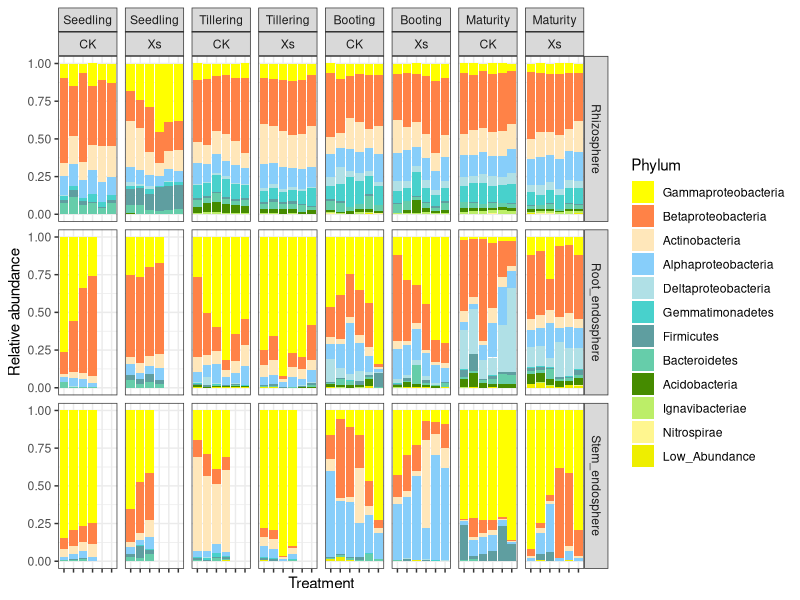

Recreate this plot in R.
# Result1, Figuer A, microbiomes compsition
# Author: Xing Wang
# Data: October 8th 2022
getwd()
rm(list=ls()) # clean enviroment object
library("reshape2", quietly=T, warn.conflicts=F)
library(ggalluvial)

# Set ggplot2 drawing parameter, such as axis line and text size, lengend and title size, and so on.
main_theme = theme(panel.background=element_blank(),
                   panel.grid=element_blank(),
                   axis.line.x=element_line(size=.5, colour="black"),
                   axis.line.y=element_line(size=.5, colour="black"),
                   axis.ticks=element_line(color="black"),
                   axis.text=element_text(color="black", size=7),
                   legend.position="right",
                   legend.background=element_blank(),
                   legend.key=element_blank(),
                   legend.text= element_text(size=7),
                   text=element_text(family="sans", size=10))

# Public file 1. "design.txt"  Design of experiment
design = read.table("design.txt", header=T, row.names= 1, sep="\t")

# Public file 2. "otu_table.txt"  raw reads count of each OTU in each sample
otu_table = read.delim("otu.txt", row.names= 1,  header=T, sep="\t")

# Public file 3. "rep_seqs_tax.txt"  taxonomy for each OTU, tab seperated
taxonomy = read.delim("tax.txt", row.names= 1,header=F, sep="\t")
colnames(taxonomy) = c("kingdom","phylum","class","order","family","genus")

# select p__Proteobacteria line
idx = taxonomy$phylum == "p__Proteobacteria"
taxonomy$full=as.character(taxonomy$phylum)
taxonomy[idx,]$full=as.character(taxonomy[idx,]$class)
tax_count = merge(taxonomy, otu_table, by="row.names")

tax_count_sum = aggregate(tax_count[,-(1:10)], by=tax_count[10], FUN=sum) # mean
rownames(tax_count_sum) = tax_count_sum$full
tax_count_sum = tax_count_sum[,-1]
per = t(t(tax_count_sum)/colSums(tax_count_sum,na=T)) * 100 # normalization to total 100

mean_sort = per[(order(-rowSums(per))), ] # decrease sort
colSums(mean_sort)

mean_sort=as.data.frame(mean_sort)
other = colSums(mean_sort[12:dim(mean_sort)[1], ])
mean_sort = mean_sort[1:(12-1), ]
mean_sort = rbind(mean_sort,other)
rownames(mean_sort)[12] = c("Low Abundance")


write.table(mean_sort, file="RA.txt", append = F, sep="\t", quote=F, row.names=T, col.names=T)
topN=rownames(mean_sort)

rm(list=ls()) 
sub_merge <- read.table('RA_upload.txt', row.names = 1, stringsAsFactors = FALSE, check.names = FALSE)
library(ggplot2)
sub_merge$Period<-factor(sub_merge$Period,levels=c("Seedling", "Tillering", "Booting", "Maturity"), 
                         labels = c("Seedling", "Tillering", "Booting", "Maturity"))
sub_merge$Phylum<-factor(sub_merge$Phylum,levels=c("Gammaproteobacteria",
                                                   "Betaproteobacteria",
                                                   "Actinobacteria",
                                                   "Alphaproteobacteria",
                                                   "Deltaproteobacteria",
                                                   "Gemmatimonadetes",
                                                   "Firmicutes",
                                                    "Bacteroidetes",
                                                    "Acidobacteria",
                                                    "Ignavibacteriae",
                                                    "Nitrospirae",
                                                    "Low_Abundance"))
phy.cols <- c("#FFFF00", "#FF8247", 
              "#FFE7BA", "#87CEFA",
              "#B0E0E6", "#48D1CC",
              "#5F9EA0", "#66CDAA",
              "#458B00", "#BCEE68",
              "#FFF68F", "#EEEE00") 
p=ggplot(sub_merge, aes(x = TreatmentID, y = RA, fill=Phylum)) +
  geom_bar(stat='identity', position = "fill")+  
  labs(x="Treatment",y="Relative abundance")+
  facet_grid(Comparts~Period+Treatment,scales= "free" ,space= "free")+
  theme_bw()+
  scale_fill_manual(values=phy.cols ) 
p=p+theme(axis.text.x = element_blank())
p
ggsave("RA-20221006.pdf", p, width = 10, height = 8)
ggsave("RA-20221006.png", p, width = 10, height = 8)
